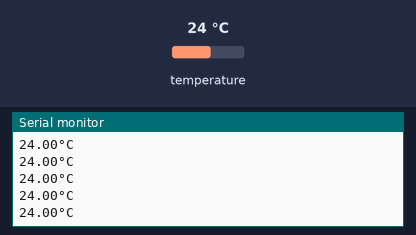
The sketch below on a simulated Arduino Uno, built with avr-gcc and run on an emulated ATmega328P. Shown: the last lines printed to the serial monitor. Wiring (inferred from the names in the program): TMP102 temperature sensor at I2C address 0x48. The inputs (shaded band) are chosen by the test bench; at power-on: temperature 24 °C.

Above: at 1.3 s.
1.4 s: temperature set to 12 °C
At 1.69 s:
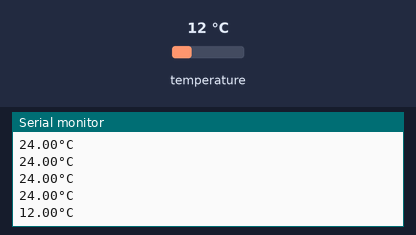
2.9 s: temperature set to 19 °C
At 2.94 s:
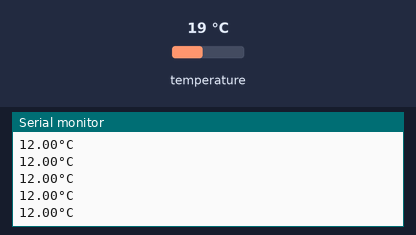
Timing chart, 0 to 5.9 s (numbered marks = the images above; inputs shaded):
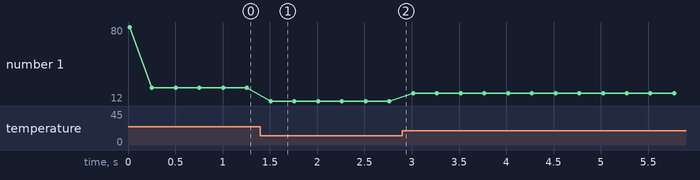

The sketch:

opgave_2.ino
```cpp
#include <Wire.h>
#define TMP102_I2C_ADDRESS 72

void setup() {
  Wire.begin(); // start the I2C library
  Serial.begin(9600);
  Serial.println("Arduino Ready");
  setConf();
}

void setConf(){
  Wire.beginTransmission(TMP102_I2C_ADDRESS); //Say hi to the sensor.
  Wire.write(0x02);
  Wire.write(28); //TLOW
  Wire.endTransmission();

  Wire.beginTransmission(TMP102_I2C_ADDRESS); //Say hi to the sensor.
  Wire.write(0x03); //THIGH
  Wire.write(28);
  Wire.endTransmission();

}

void getTemp(){
  byte firstbyte, secondbyte;
  int val;
  float convertedtemp;
  float correctedtemp;

  Wire.beginTransmission(TMP102_I2C_ADDRESS); //Say hi to the sensor.
  Wire.write(0x00);
  Wire.requestFrom(TMP102_I2C_ADDRESS, 2);
  Wire.endTransmission();

  firstbyte = (Wire.read());
  secondbyte = (Wire.read());
    val = ((firstbyte) << 4);
    val |= (secondbyte >> 4);
    convertedtemp = val*0.0625;
    correctedtemp = convertedtemp;

  Serial.print(correctedtemp);
  Serial.println("°C");
}

void loop() {
  getTemp();
  delay(250);
}
```

Measured:
- after the input at 1.4 s, the serial monitor: prints a new line after 0.11 s (image 1)
- plotted number 1: 24 → 12 after the input at 1.4 s, 12 → 19 after the input at 2.9 s
